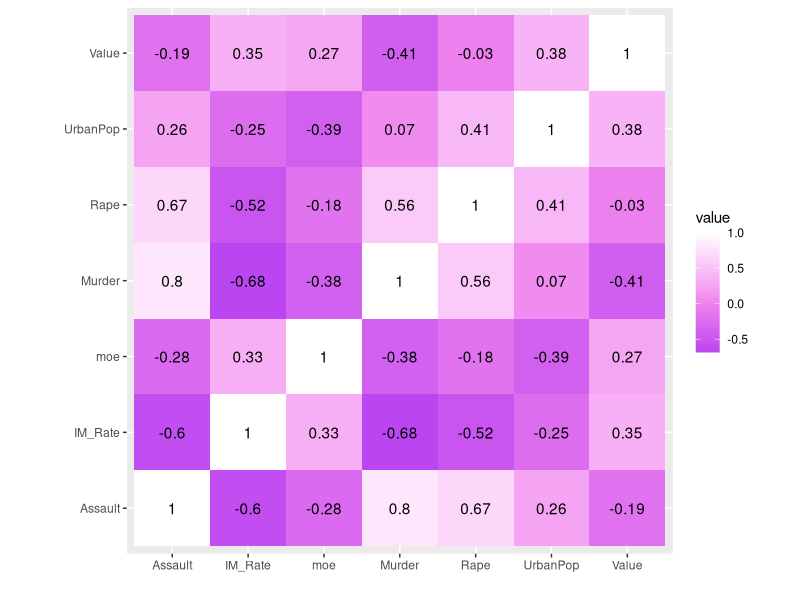
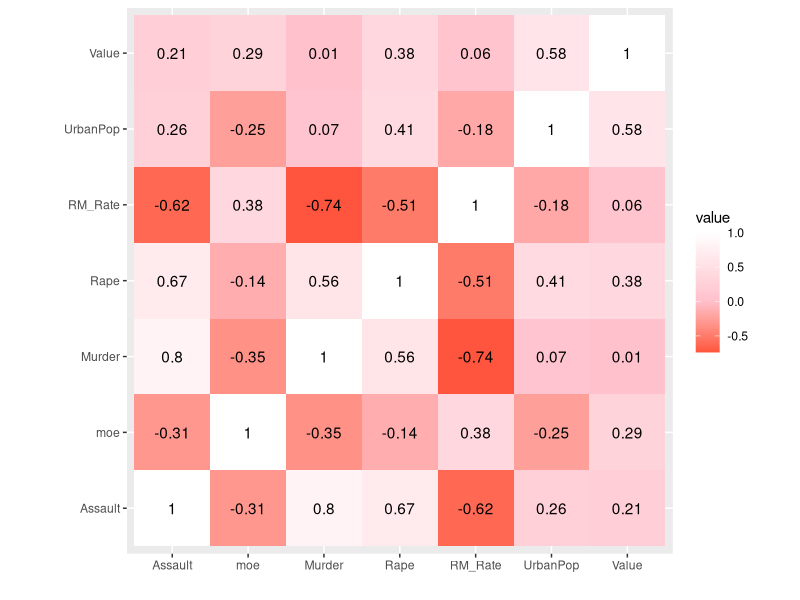
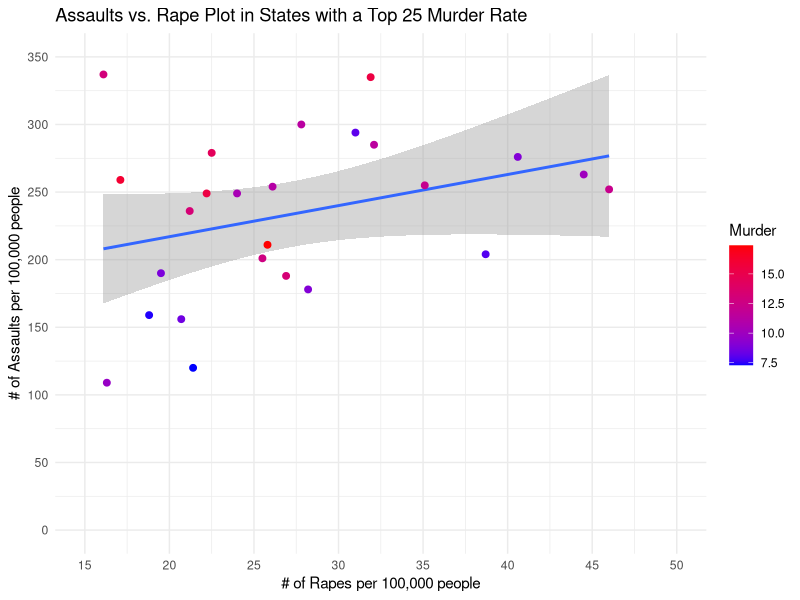
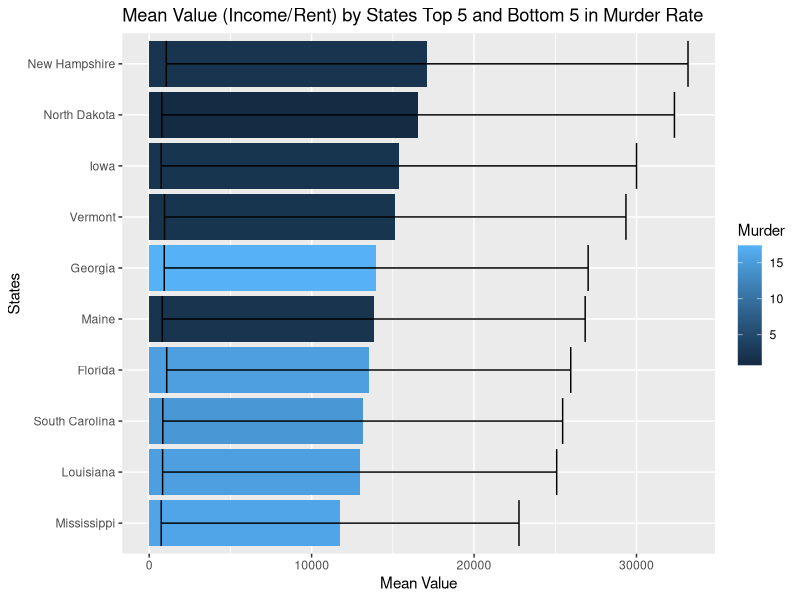
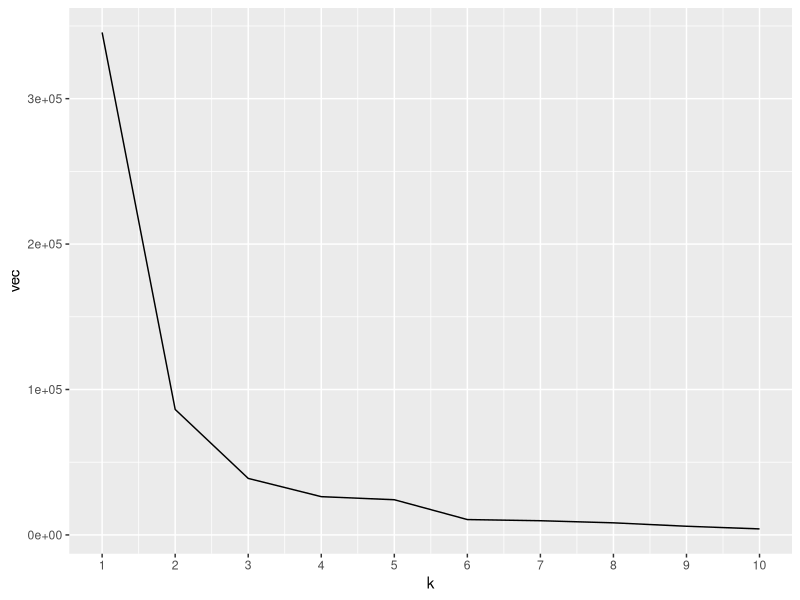

Here is the R script that generated these plots, in order: (Note: this script raises an error after producing the figures.)
## ---- chunk 1
knitr::opts_chunk$set(echo = TRUE, eval = TRUE, fig.align = "center", warning = F, message = F,
tidy=TRUE, tidy.opts=list(width.cutoff=60), R.options=list(max.print=100))
## ---- chunk 2
data(us_rent_income)
data(USArrests)
## ---- chunk 3
library(tidyr)
us_rent_income2 <- pivot_wider(us_rent_income, names_from = "variable", values_from ="estimate")

USArrests2 <- tibble::rownames_to_column(USArrests, "State")

(USArrests2)
## ---- chunk 4
library(tidyr)
library(dplyr)
alldata <-us_rent_income2 %>% full_join(USArrests2, by = c("NAME" = "State")) %>% slice(1:16, 19:102) 

alldata
## ---- chunk 5

alldata2 <- alldata%>%pivot_longer(cols=c("income", "rent"), names_to = "Variable", values_to = "Value") %>% na.omit()
subdata<- alldata2 %>% group_by(NAME) %>% filter(Variable == "income") %>% mutate(IM_Rate = Value/Murder) %>% arrange(desc(IM_Rate))
subdata2 <- alldata2 %>% group_by(NAME) %>% filter(Variable == "rent") %>% mutate(RM_Rate = Value/Murder) %>% arrange(desc(RM_Rate))


alldata2 %>% filter(Variable == "income") %>% summarize(mean_annual_income = mean(Value))
alldata2 %>% filter(Variable == "rent") %>% summarize(mean_annual_rent = mean(Value * 12))
alldata2 %>% group_by(Variable) %>% filter(Variable == "income") %>% summarize(mean_moe_income = mean(moe))
alldata2 %>% group_by(Variable) %>% filter(Variable == "rent") %>% summarize(mean_moe_rent = mean(moe))

alldata2 %>% summarize(n_States = n_distinct(NAME),  n_GEOID = n_distinct(GEOID), min_Assault = min(Assault), max_Murder = max(Murder), sd_UrbanPop = sd(UrbanPop), median_Rape = median(Rape))

subdata %>% select(NAME, Murder, Variable, Value, IM_Rate)

subdata2 %>% select(NAME, Murder, Variable, Value, RM_Rate)

alldata3 <- alldata2 %>% inner_join(subdata)

alldata4 <- alldata2 %>% inner_join(subdata2) 


## ---- chunk 6
library(ggplot2)
library(data.table)
require(tibble)


alldata3 %>% select_if(is.numeric) %>% cor %>% as.data.frame %>%
rownames_to_column %>% pivot_longer(-1) %>%
ggplot(aes(rowname,name,fill=value))+geom_tile()+
geom_text(aes(label=round(value,2)))+
xlab("")+ylab("")+coord_fixed()+ scale_fill_gradient2(low="purple",mid="violet",high="white")

alldata4 %>% select_if(is.numeric) %>% cor %>% as.data.frame %>%
rownames_to_column %>% pivot_longer(-1) %>%
ggplot(aes(rowname,name,fill=value))+geom_tile()+
geom_text(aes(label=round(value,2)))+
xlab("")+ylab("")+coord_fixed()+ scale_fill_gradient2(low="red",mid="pink",high="white")

alldata4 %>% select(NAME, Assault, Murder, RM_Rate, UrbanPop, Rape) %>% arrange(desc(Murder)) %>% na.omit() %>% slice(1:25) %>% ggplot(aes(x = Rape, y = Assault, color = Murder))+ geom_smooth(method = "lm")+ 
geom_point(size=2) + ggtitle("Assaults vs. Rape Plot in States with a Top 25 Murder Rate") + ylab("# of Assaults per 100,000 people") + xlab("# of Rapes per 100,000 people")+ theme_minimal()+ scale_y_continuous(lim=c(0,350), breaks=seq(0, 350, 50) ) +scale_x_continuous(lim=c(15, 50), breaks=seq(15, 50, 5)) + scale_color_gradient(low="blue", high="red")

alldata2 %>% arrange(desc(Murder)) %>% slice(1:10, 91:100) %>% ggplot(aes(x = reorder(NAME, Value), y = Value, fill = Murder)) +
geom_bar(stat="summary",fun=mean)+
geom_errorbar(stat="summary", fun.data=mean_se)+ ggtitle("Mean Value (Income/Rent) by States Top 5 and Bottom 5 in Murder Rate") + ylab("Mean Value") + xlab("States") + coord_flip()

## ---- chunk 7

library(cluster)

sub2 <- alldata4 %>% select(Murder, Rape, Assault)

vec <- vector()

for(i in 1:10){
sub3<- sub2 %>% select(Murder,Rape, Assault) %>% kmeans(i)
vec[i]<-sub3$tot.withinss
}
ggplot()+geom_line(aes(x=1:10,y=vec))+scale_x_continuous(name="k",breaks=1:10)

gower1 <- daisy(sub2, metric = "gower")
pam1 <- pam(gower1, k = 1, diss = T)
plot(pam1, which=1)

sub4<-alldata3 %>% select(Murder, Rape, Assault, UrbanPop, Value) 

sub4 = data.frame(scale(sub4))

ggplot(sub4, aes(x = Value, y = Murder))+geom_point()+coord_fixed()

eig1 <- sub4 %>% select(Murder, Value) %>% cor%>% eigen()
eig1
eig1$vectors
sub4_matrix <-sub4 %>% select(Murder, Value) %>% as.matrix
sub4_scores<-t(t(eig1$vectors)%*%t(sub4_matrix)) %>% as.data.frame

sub4_scores %>% ggplot(aes(V1, V2)) + geom_point(size = 2)
